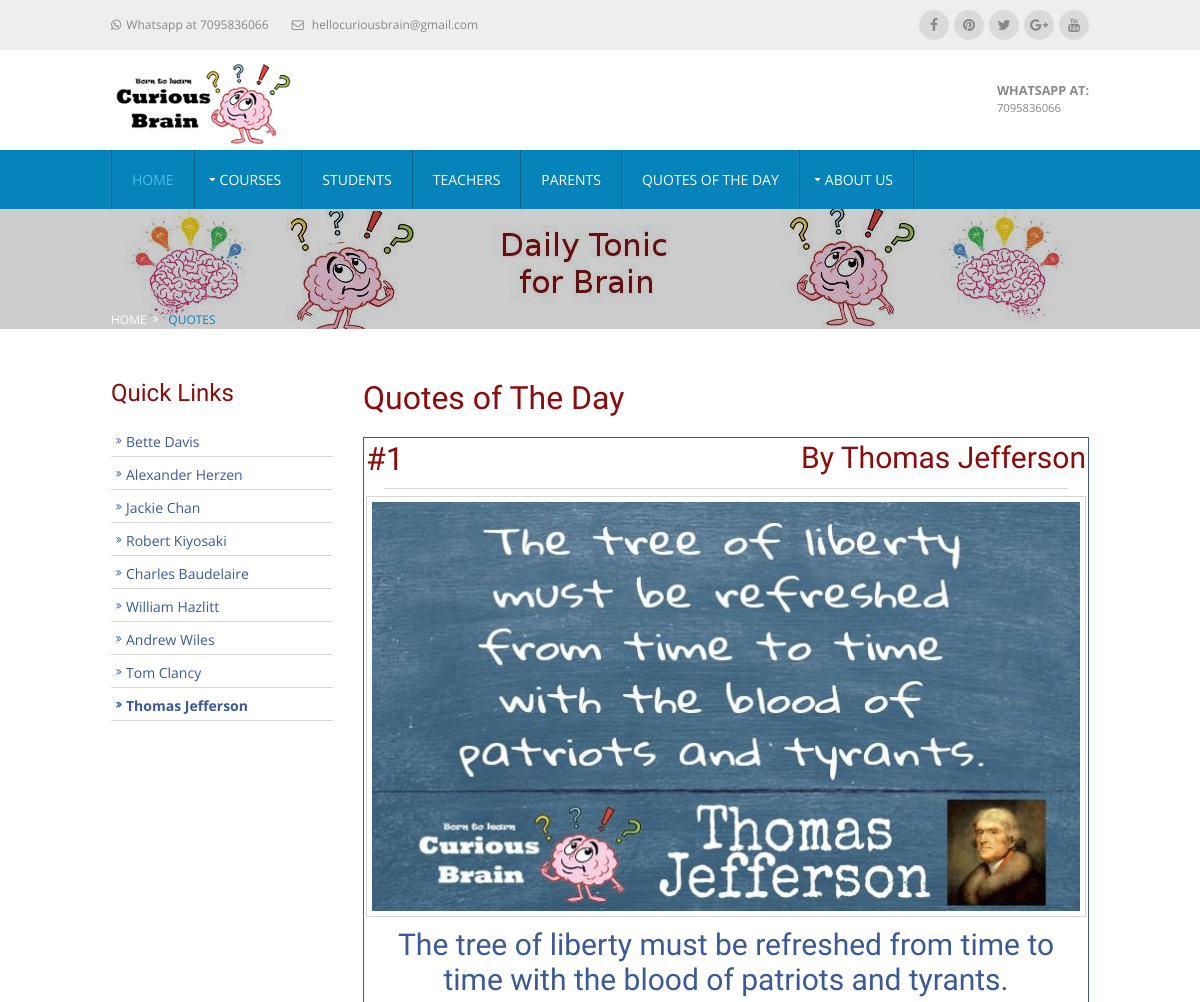
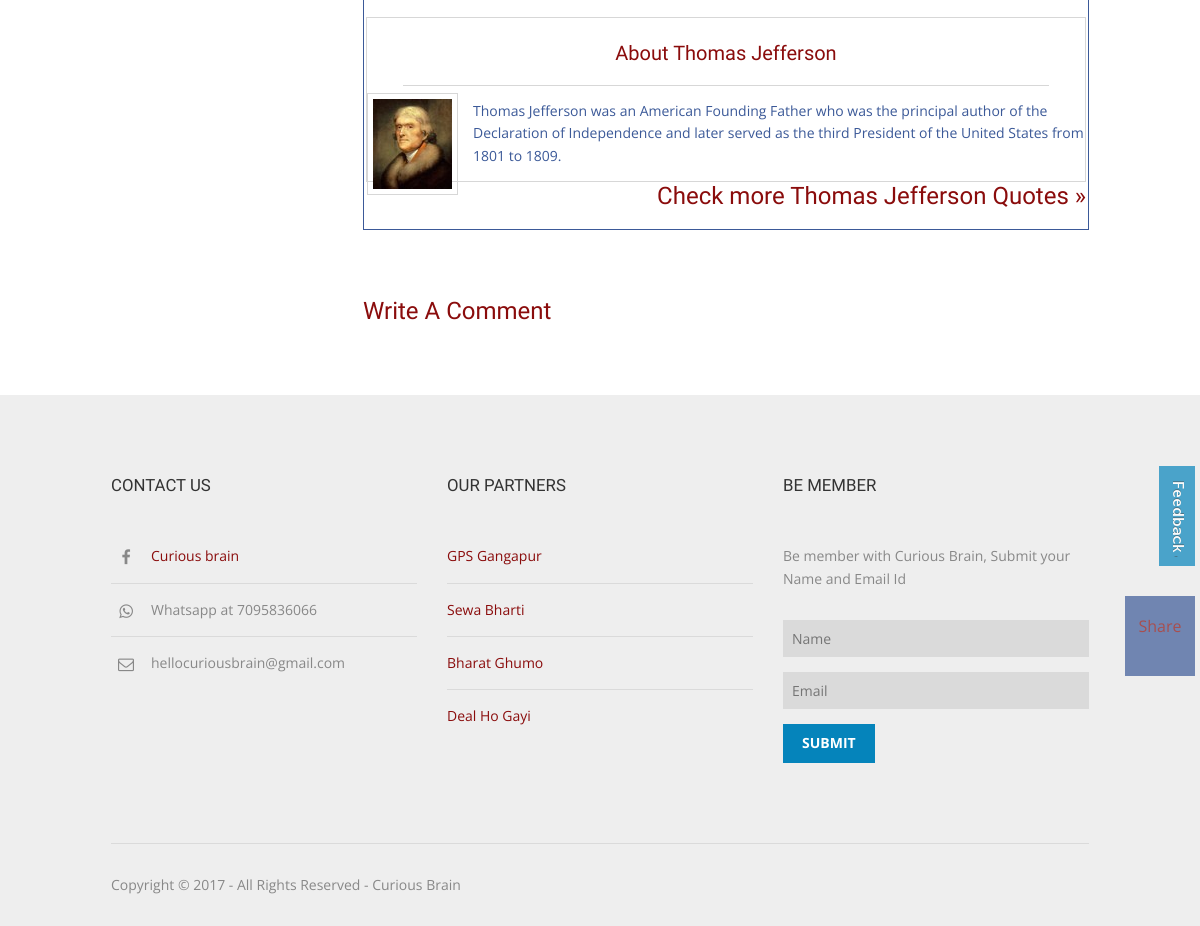
/quotes/quotes_of_the_day.php, run on the app's committed database (2 pictures, top to bottom).
### tables this page shows
CREATE TABLE authorRecord ( uniqueId int(10) NOT NULL AUTO_INCREMENT, date_val VARCHAR(10), name VARCHAR(50),  numberOfQuotes int(10), author_id VARCHAR(50) NOT NULL, PRIMARY KEY (uniqueId,author_id) );

### quotes/quotes_of_the_day.php (called while the page is built, shortened)
<?php
	include '../data/common/misc/new_sub_page.php';
	new_page($currpageId);
?>

### data/left_menu/left_menu_author_quotes.php (the view)
<?php
function left_menu_fun($currQuoteAutherId, $authorRecordTable,$uniqueIdFieldVal,$nameField,$author_idField) {
?>
<h2> Quick Links </h2>
      <nav class="sdb_holder">
        <ul>
<?php
    $authorRecordCountGetQuery = "SELECT * FROM $authorRecordTable";
    $countRecord = mysql_query($authorRecordCountGetQuery);
    $totalRows = mysql_num_rows($countRecord);
    $rowExceedVal = $totalRows-4;
    $currentUniqueIdVal = $uniqueIdFieldVal;
    if($uniqueIdFieldVal > 4 && $uniqueIdFieldVal <= $rowExceedVal ){
        $leftUniqueIdVal = $uniqueIdFieldVal-4 ;
    }elseif($uniqueIdFieldVal <= 4){
        $leftUniqueIdVal = $uniqueIdFieldVal ;
    }elseif( $uniqueIdFieldVal > $rowExceedVal){
        $leftUniqueIdVal = $uniqueIdFieldVal-8;
    }
    for ($i = 0;$i <= 8; $i++ ){
    $authorRecordNameGetQuery = "SELECT * FROM $authorRecordTable where uniqueId='$leftUniqueIdVal'";
    $resultNameRecord = mysql_query($authorRecordNameGetQuery);
	if($resultNameRecord){
        while($row = mysql_fetch_array($resultNameRecord)){
			$authorLeftName = $row["$nameField"];
			$authorLeftId = $row["$author_idField"];
		}
    }
    $leftUniqueIdVal++;
?>
        <li><a <?php if ($currentUniqueIdVal == $leftUniqueIdVal-1) { ?> class="bold" <?php } ?> href="../../../../author/<?php echo $authorLeftId ?>/quotes/<?php echo $authorLeftId ?>.php"><?php echo $authorLeftName ?></a>
          </li>
<?php } ?>
        </ul>
      </nav>
<?php } ?>

### data/sub_page_content/sub_page_content_quotes_of_the_day.php (shortened to what this page needs)
<?php
            $authorNumberTable="authorNumber";
            $authorRecordTable="authorRecord";
            $numberField = "number";
            $nameField = "name";
            $idField = "author_id";
            $uniqueIdField = "uniqueId";
            $author_idField = "author_id";
            $date_today = date("m") . date("d") ;
            $authorNumberGetQuery = "SELECT * FROM $authorNumberTable where date_val='$date_today'";
	        $result = mysql_query($authorNumberGetQuery);
	        if($result){
                while($row = mysql_fetch_array($result)){
			        $authorNumberVal = $row["$numberField"];
		        }
            }
?>
<div class="wrapper row3">
  <main class="hoc container clear">
    <div class="sidebar one_quarter first">
        <?php include "../data/left_menu/left_menu_author_quotes.php";
                $authorRecordLeftGetQuery = "SELECT * FROM $authorRecordTable where date_val='$date_today' LIMIT 1 OFFSET 0";
                $resultRecordLeft = mysql_query($authorRecordLeftGetQuery);
	            if($resultRecordLeft){
                    while($row = mysql_fetch_array($resultRecordLeft)){
                        $authorIdLeft = $row["$idField"];
                        $uniqueIdField = $row["$uniqueIdField"];
		            }
                }
                $currQuoteAutherId = $authorIdLeft;
            left_menu_fun($currQuoteAutherId,$authorRecordTable, $uniqueIdField,$nameField,$author_idField);
        ?>
    </div>
        <div class="content three_quarter">
            <h1> Quotes of The Day </h1>
            <?php
            for( $i = 1; $i<=$authorNumberVal; $i++ ) {
                $offsetVal = $i - 1;
                $authorRecordGetQuery = "SELECT * FROM $authorRecordTable where date_val='$date_today' LIMIT 1 OFFSET $offsetVal";
                $resultRecord = mysql_query($authorRecordGetQuery);
	            if($resultRecord){
                    while($row = mysql_fetch_array($resultRecord)){
		        	    $authorName = $row["$nameField"];
			            $authorId = $row["$idField"];
		            }
                }
?>
                <div class="borderedbox_quotes">
                    <ul class="nospace btmspace-10 group font-xs">
                    <li class="fl_left">
                    <a class="font_size_32"> #<?php echo $i ?> </a>
                    </li>
                    <li class="fl_right"> <a class="font_size_30" href="../../../../author/<?php echo $authorId ?>/quotes/<?php echo $authorId ?>.php">By <?php echo $authorName ?></a></li>
                    </ul>
                    <hr class="quotes_main">
                    <a href="../../../../author/<?php echo $authorId ?>/quotes/1/<?php echo $authorId ?>.php"><img class="imgl borderedbox inspace-5" src="../data/images/author/<?php echo $authorId ?>/quotes/1/<?php echo $authorId ?>-Quotes.jpg" alt=""></a>
                    <p class="font_size_30 center">
                    <?php include "../data/author/$authorId/quotes/1/$authorId.php"; ?>
                    </p>
                    <br>
                    <div class="borderedbox ">
                        <br>
                        <h3 class="heading_h3 center">
                        <a href="../../../../author/<?php echo $authorId ?>/quotes/<?php echo $authorId ?>.php"> About <?php echo $authorName ?> </a>
                        </h3>
                        <hr class="quotes_about">
                        <img class="imgl borderedbox inspace-5" src="../data/images/author/<?php echo $authorId ?>/profile/<?php echo $authorId ?>.jpg" alt="">
                        <p>
                        <?php include "../data/author/$authorId/about/short/$authorId.php"; ?>
                        <br>
                        </p>
                    </div>
                    <p class="font_size_24" >
                    <a  class="fl_right" href="../../../../author/<?php echo $authorId ?>/quotes/<?php echo $authorId ?>.php"> Check more <?php echo $authorName ?> Quotes »</a>
                    </p>
                    <br>
                    <br>
                </div>
                <br>
                <br>
            <?php } ?>
            <br>
        <div id="comments">
            <h2>Write A Comment</h2>
        </div>
    </div>
  </main>
</div>
<div id="facebook_share">
    <div class="sm_share">
        <div class="fb-share-button" data-href="http://www.hellocuriousbrain.com/courses/courses.php" data-layout="box_count" data-size="small" data-mobile-iframe="true"><a class="fb-xfbml-parse-ignore" target="_blank" href="https://www.facebook.com/sharer/sharer.php?u=http%3A%2F%2Fwww.hellocuriousbrain.com%2Fcourses%2Fcourses.php&amp;src=sdkpreparse">Share</a></div>
    </div>
</div>

### data/author/Thomas-Jefferson/quotes/1/Thomas-Jefferson.php
The tree of liberty must be refreshed from time to time with the blood of patriots and tyrants.

### data/author/Thomas-Jefferson/about/short/Thomas-Jefferson.php
Thomas Jefferson was an American Founding Father who was the principal author of the Declaration of Independence and later served as the third President of the United States from 1801 to 1809.

### layout/styles/layout.css (style rules this page uses)
.container { padding:50px 0; }
.sidebar .sdb_holder { margin-bottom:50px; }
.font_size_24 { font-family: 'Pangolin', cursive; }
*, *::before, *::after { transition:all .3s ease-in-out; }
nav ul, nav ol { margin:0; padding:0; list-style:none; }
#mainav, #breadcrumb, .sidebar nav { line-height:normal; }
#mainav .drop::after, #mainav li li .drop::after, #breadcrumb li a::after, .sidebar nav a::after { position:absolute; font-family:"FontAwesome"; font-size:10px; line-height:10px; }
.sidebar nav { display:block; width:100%; }
.sidebar nav li { margin:0 0 3px 0; padding:0; }
.sidebar nav a { display:block; position:relative; margin:0; padding:5px 10px 5px 15px; text-decoration:none; border:solid; border-width:0 0 1px 0; }
.sidebar nav a::after { top:9px; left:5px; content:"\f101"; }
#facebook_share { z-index:999; display:inline-block; position:fixed; bottom:250px; right:5px; width:70px; height:80px; line-height:36px; font-size:16px; text-align:center; opacity:.7; }
.sm_share { padding-top:12px; }
body { color:#888888; background-color:#EEEEEE; }
a { color:#8A0C0C; }
hr, .borderedbox { border-color:#D7D7D7; }
.quotes_about { border-color:#D7D7D7; }
.quotes_main { border-color:#D7D7D7; }
.row3 { color:#3B5998; background-color:#FFFFFF; }
.container .sidebar nav a { color:inherit; border-color:#D7D7D7; }
#facebook_share { color:#FFFFFF; background-color:#3b5998; }
@media screen and (min-width:978px) { .hoc { max-width:978px; } }

### layout/styles/framework.css (style rules this page uses)
html { overflow-y:scroll; overflow-x:hidden; }
html, body { margin:0; padding:0; font-size:14px; line-height:1.6em; }
*, *::before, *::after { box-sizing:border-box; }
.bold { font-weight:bold; }
.center { text-align:center; }
.nospace { margin:0; padding:0; list-style:none; }
.borderedbox { border:1px solid; }
.borderedbox_quotes { border:1px solid;padding:2px 2px 2px 2px; }
.clear, .group { display:block; }
.clear::before, .clear::after, .group::before, .group::after { display:table; content:""; }
.clear, .clear::after, .group, .group::after { clear:both; }
a { outline:none; text-decoration:none; }
.fl_left, .imgl { float:left; }
.fl_right, .imgr { float:right; }
img { width:auto; max-width:100%; height:auto; margin:0; padding:0; border:none; line-height:normal; vertical-align:middle; }
.imgl { margin:0 15px 10px 0; clear:left; }
body, input, textarea, select { font-family: 'Open Sans', sans-serif; }
h1, .heading_h1 { font-family: 'Pangolin', cursive; }
h2, .heading_h2 { font-family: 'Pangolin', cursive; }
h3, .heading_h3 { font-family: 'Pangolin', cursive; }
.font_size_24 { font-family: 'Pangolin', cursive; }
.font_size_30 { font-family: 'Pangolin', cursive; }
.font_size_32 { font-family: 'Pangolin', cursive; }
h1, .heading_h1 { margin:0 0 20px 0; font-size:32px; line-height:normal; font-weight:normal;color:#8A0C0C; }
h2, .heading_h2 { margin:0 0 20px 0; font-size:24px; line-height:normal; font-weight:normal;color:#8A0C0C; }
h3, .heading_h3 { margin:0 0 20px 0; font-size:20px; line-height:normal; font-weight:normal;color:#8A0C0C; }
.font_size_32 { margin:0 0 0px 0; font-size:32px; line-height:normal; font-weight:normal;color:#8A0C0C; }
.font_size_30 { margin:0 0 0px 0; font-size:30px; line-height:normal; font-weight:normal; }
.font_size_24 { margin:0 0 0px 0; font-size:24px; line-height:normal; font-weight:normal; }
hr { display:block; width:100%; height:1px; border:solid; border-width:1px 0 0 0; }
.quotes_main { display:block; width:95%; height:1px; border:solid; border-width:1px 0 0 0; }
.quotes_about { display:block; width:90%; height:1px; border:solid; border-width:1px 0 0 0; }
.font-xs { font-size:.8rem; }
.wrapper { display:block; width:100%; margin:0; padding:0; text-align:left; word-wrap:break-word; }
.hoc { display:block; margin:0 auto; }
address, article, aside, figcaption, figure, footer, header, main, nav, section { display:block; margin:0; padding:0; }
.one_half, .one_third, .two_third, .one_quarter, .two_quarter, .three_quarter { display:inline-block; float:left; margin:0 0 0 3.06748466257669%; list-style:none; }
.first { margin-left:0; clear:left; }
.one_quarter { width:22.69938650306748%; }
.three_quarter { width:74.23312883435584%; }
.btmspace-10 { margin-bottom:10px; }
.inspace-5 { padding:5px; }

### data on the page
authorrecord: name "Bette Davis"
authorrecord: name "Alexander Herzen"
authorrecord: name "Jackie Chan"
authorrecord: name "Robert Kiyosaki"
authorrecord: name "Charles Baudelaire"
authorrecord: name "William Hazlitt"
authorrecord: name "Andrew Wiles"
authorrecord: name "Tom Clancy"
authorrecord: name "Thomas Jefferson", author (picture)
